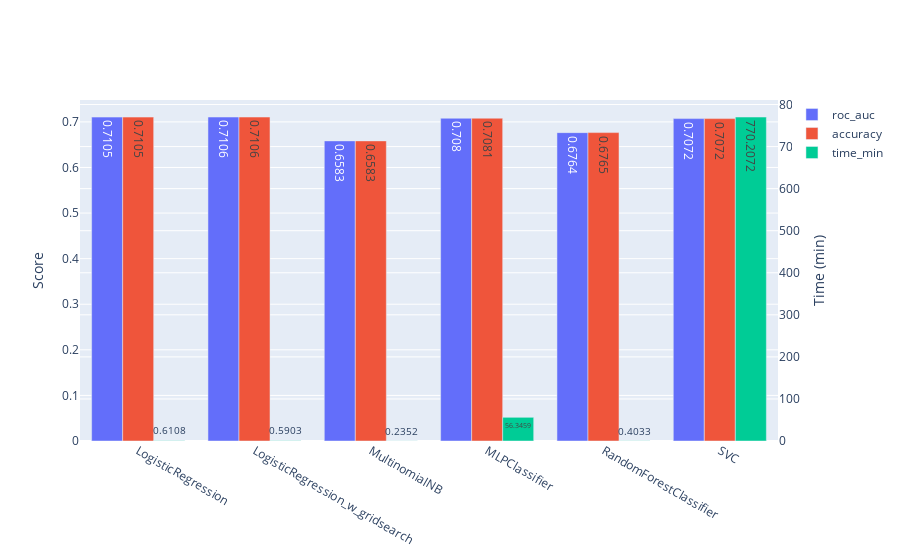
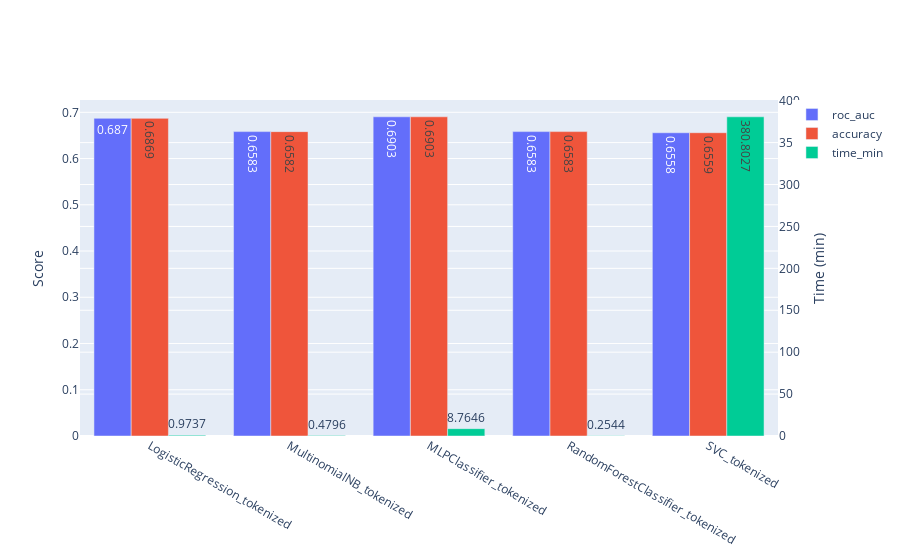

The notebook cell saved with these charts, in order:
### Code cell
import plotly.graph_objects as go

for tokenized in [False, True]:
    
    df = supervised_df[supervised_df["tokenized"] == tokenized]

    fig = go.Figure(
        data=[
            go.Bar(name="roc_auc", x=df["index"], y=df["roc_auc"], yaxis='y', offsetgroup=1, text=df["roc_auc"], textposition="auto"),
            go.Bar(name="accuracy", x=df["index"], y=df["accuracy"], yaxis='y', offsetgroup=2, text=df["accuracy"], textposition="auto"),
            go.Bar(name="time_min", x=df["index"], y=df["time_min"], yaxis='y2', offsetgroup=3, text=df["time_min"], textposition="auto"),
        ],
        layout={
            'yaxis': {'title': 'Score'},
            'yaxis2': {'title': 'Time (min)', 'overlaying': 'y', 'side': 'right'}
        }
    )

    # Change the bar mode
    fig.update_layout(barmode='group')
    fig.show()

### Figure 1 — Plotly figure (JSON) as saved in the notebook; plotly's stock layout.template omitted (floating-point values rounded to 4 significant figures)
{"data": [{"name": "roc_auc", "offsetgroup": "1", "text": [0.7105, 0.7106, 0.6583, 0.708, 0.6764, 0.7072], "textposition": "auto", "type": "bar", "x": ["LogisticRegression", "LogisticRegression_w_gridsearch", "MultinomialNB", "MLPClassifier", "RandomForestClassifier", "SVC"], "y": [0.7105, 0.7106, 0.6583, 0.708, 0.6764, 0.7072], "yaxis": "y"}, {"name": "accuracy", "offsetgroup": "2", "text": [0.7105, 0.7106, 0.6583, 0.7081, 0.6765, 0.7072], "textposition": "auto", "type": "bar", "x": ["LogisticRegression", "LogisticRegression_w_gridsearch", "MultinomialNB", "MLPClassifier", "RandomForestClassifier", "SVC"], "y": [0.7105, 0.7106, 0.6583, 0.7081, 0.6765, 0.7072], "yaxis": "y"}, {"name": "time_min", "offsetgroup": "3", "text": [0.6108, 0.5903, 0.2352, 56.35, 0.4033, 770.2], "textposition": "auto", "type": "bar", "x": ["LogisticRegression", "LogisticRegression_w_gridsearch", "MultinomialNB", "MLPClassifier", "RandomForestClassifier", "SVC"], "y": [0.6108, 0.5903, 0.2352, 56.35, 0.4033, 770.2], "yaxis": "y2"}], "layout": {"barmode": "group", "yaxis": {"title": {"text": "Score"}}, "yaxis2": {"overlaying": "y", "side": "right", "title": {"text": "Time (min)"}}}}

### Figure 2 — Plotly figure (JSON) as saved in the notebook; plotly's stock layout.template omitted (floating-point values rounded to 4 significant figures)
{"data": [{"name": "roc_auc", "offsetgroup": "1", "text": [0.687, 0.6583, 0.6903, 0.6583, 0.6558], "textposition": "auto", "type": "bar", "x": ["LogisticRegression_tokenized", "MultinomialNB_tokenized", "MLPClassifier_tokenized", "RandomForestClassifier_tokenized", "SVC_tokenized"], "y": [0.687, 0.6583, 0.6903, 0.6583, 0.6558], "yaxis": "y"}, {"name": "accuracy", "offsetgroup": "2", "text": [0.6869, 0.6582, 0.6903, 0.6583, 0.6559], "textposition": "auto", "type": "bar", "x": ["LogisticRegression_tokenized", "MultinomialNB_tokenized", "MLPClassifier_tokenized", "RandomForestClassifier_tokenized", "SVC_tokenized"], "y": [0.6869, 0.6582, 0.6903, 0.6583, 0.6559], "yaxis": "y"}, {"name": "time_min", "offsetgroup": "3", "text": [0.9737, 0.4796, 8.765, 0.2544, 380.8], "textposition": "auto", "type": "bar", "x": ["LogisticRegression_tokenized", "MultinomialNB_tokenized", "MLPClassifier_tokenized", "RandomForestClassifier_tokenized", "SVC_tokenized"], "y": [0.9737, 0.4796, 8.765, 0.2544, 380.8], "yaxis": "y2"}], "layout": {"barmode": "group", "yaxis": {"title": {"text": "Score"}}, "yaxis2": {"overlaying": "y", "side": "right", "title": {"text": "Time (min)"}}}}
